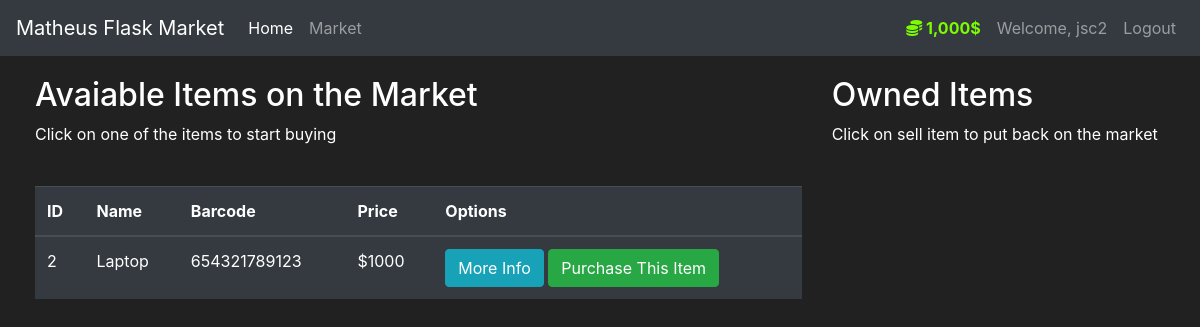
/market (signed in), run on an earlier commit of the app's database.
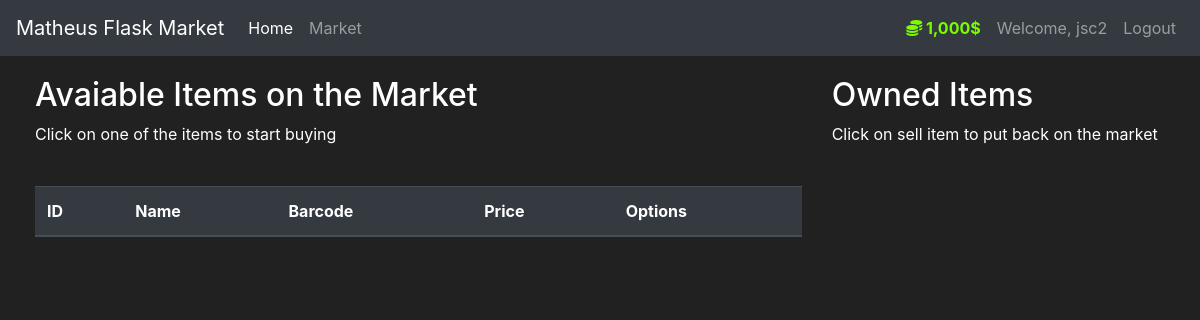
And on a later commit of the database.
### market/models.py (models this page shows, shortened)
class User(db.Model, UserMixin):
    id = db.Column(db.Integer(), primary_key=True)
    username = db.Column(db.String(length=30), unique=True, nullable=False)
    email_adress = db.Column(db.String(length=50),nullable=False, unique=True)
    password_hash = db.Column(db.String(length=60), nullable=False)
    budget = db.Column(db.Integer(), nullable=False, default=1000)
    items = db.relationship('Item', backref='owned_user', lazy=True)
    @property
    def prettier_budget(self):
        if len(str(self.budget)) >= 4:
            return f'{str(self.budget)[:-3]},{str(self.budget)[-3:]}$'
        else:
            return f"{self.budget}$"
    @property
    def password(self):
        return self.password

class Item(db.Model):
    id = db.Column(db.Integer(), primary_key=True)
    name = db.Column(db.String(length=30), nullable=False, unique=True)
    price = db.Column(db.Integer(), nullable=False)
    barcode = db.Column(db.String(length=12), nullable=False, unique=True)
    description = db.Column(db.String(length=1024), nullable=False, unique=True)
    owner = db.Column(db.Integer(), db.ForeignKey('user.id'))

### market/routes.py (the view, shortened to what this page needs)
@app.route('/market', methods=['GET', 'POST'])
@login_required
def market_page():
    purchase_form = PurchaseItemForm()
    if request.method == 'GET':
        items = Item.query.filter_by(owner=None)
        return render_template('market.html', items=items, purchase_form=purchase_form)

### market/models.py (called while the page is built)
@login_manager.user_loader
def load_user(user_id):
    return User.query.get(int(user_id))

### market/templates/market.html (shortened to what this page needs)
{% extends 'base.html' %}
{% block content %}
<div class="row" style="margin-top: 20px; margin-left: 20px;">
   <div class="col-8">
       <h2>Avaiable Items on the Market</h2>
       <p>Click on one of the items to start buying</p>
       <br>
      <table class="table table-hover table-dark">
         <thead>
            <tr>
               <th scope="col">ID</th>
               <th scope="col">Name</th>
               <th scope="col">Barcode</th>
               <th scope="col">Price</th>
               <th scope="col">Options</th>
            </tr>
         </thead>
         <tbody>
            {% for item in items %}
            <tr>
               <td>{{ item.id }}</td>
               <td>{{ item.name }}</td>
               <td>{{ item.barcode }}</td>
               <td>${{ item.price }}</td>
               <td>
                  <button class="btn btn-outline btn-info" data-toggle="modal" data-target="#Modal-MoreInfo-{{ item.id }}">More Info</button>
                  <button class="btn btn-outline btn-success" data-toggle="modal" data-target="#Modal-PurchaseConfirm-{{ item.id }}">Purchase This Item</button>
               </td>
            </tr>
            {% endfor %}
         </tbody>
      </table>
   </div>
   <div class="col-4">
    <h2>Owned Items</h2>
    <p>Click on sell item to put back on the market</p>
    <br>
   </div>
</div>
{% endblock %}

### market/templates/base.html (shortened to what this page needs)
<!doctype html>
<html lang="en">
   <head>
      <link rel="stylesheet" href="https://cdn.jsdelivr.net/npm/bootstrap@4.5.3/dist/css/bootstrap.min.css">
   </head>
   <body>
      <nav class="navbar navbar-expand-md navbar-dark bg-dark">
         <a class="navbar-brand" href="#">Matheus Flask Market</a>
         <div class="collapse navbar-collapse" id="navbarNav">
            <ul class="navbar-nav mr-auto">
               <li class="nav-item active">
                  <a class="nav-link" href="{{ url_for('home_page')  }}">Home <span class="sr-only">(current)</span></a>
               </li>
               <li class="nav-item">
                  <a class="nav-link" href="{{ url_for('market_page')  }}">Market</a>
               </li>
            </ul>
            {% if current_user.is_authenticated %}
            <ul class="navbar-nav">
               <li class="nav-item">
                  <a class="nav-link" style="color: lawngreen; font-weight: bold;">
                  <i class="fas fa-coins"></i>
                  {{ current_user.prettier_budget }}
                  </a>
               </li>
               <li class="nav-item">
                  <a class="nav-link">Welcome, {{ current_user.username }}</a>
               </li>
               <li class="nav-item">
                  <a class="nav-link" href="{{ url_for('logout_page')  }}">Logout</a>
               </li>
            </ul>
            {% endif %}
         </div>
      </nav>
      {% block content %}
      {% endblock %}
   </body>
</html>

### market/templates/base.html (style rules this page uses)
body { background-color: #212121; color: white }

What changed in the data, as far as the page shows it:
no longer on this page (row edited): Item: id "2", name "Laptop", barcode "654321789123", price "1000"
